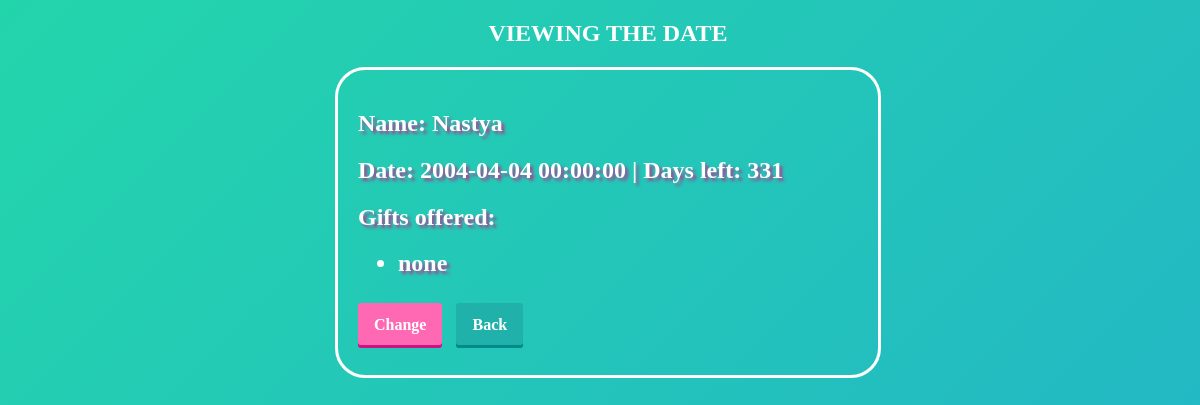
The app's page /birthday/8, older data.
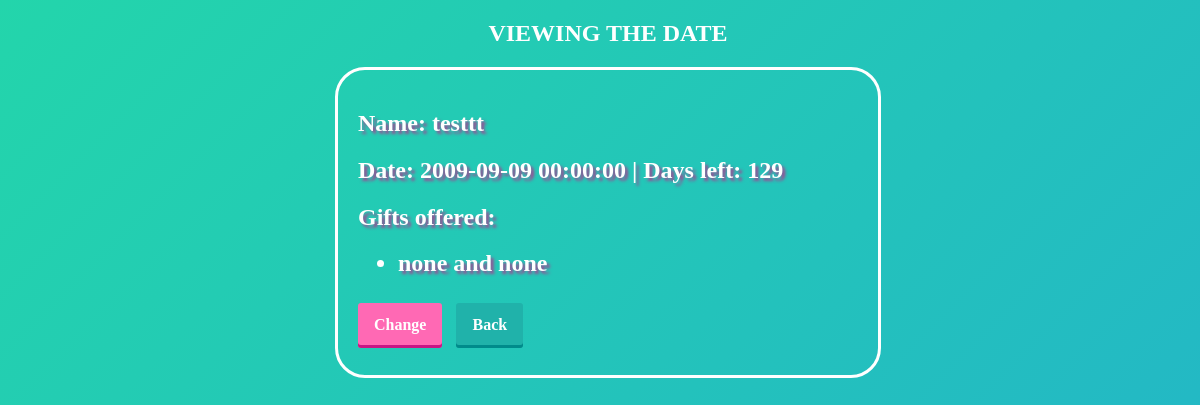
The same page, newer data.
### app/data/birthdays.py (models this page shows, shortened)
class Birthday(SqlAlchemyBase):
    __tablename__ = 'birthdays'
    id = sqlalchemy.Column(sqlalchemy.Integer,
                           primary_key=True, autoincrement=True)
    name = sqlalchemy.Column(sqlalchemy.String, nullable=True)
    date = sqlalchemy.Column(sqlalchemy.DateTime, nullable=True)
    gifts = sqlalchemy.Column(sqlalchemy.String, nullable=True)
    user_id = sqlalchemy.Column(sqlalchemy.Integer, nullable=True)

### funcs.py (the view)
@blueprint.route('/birthday/<int:id>', methods=['GET', 'POST'])
def birthday(id):
    session = db_session.create_session()
    bd = session.query(Birthday).filter(Birthday.id == id).first()
    spisok = bd.gifts.split(', ')
    date = dt.date(dt.datetime.today().year, int(str(bd.date).split()[0].split('-')[1]),
                   int(str(bd.date).split()[0].split('-')[2]))
    now = dt.date.today()
    left = (date - now).days
    if left < 0:
        left = 360 + left
    user = session.query(User).filter(User.birthdays.like(f'%{id}%')).first()
    return render_template('watch.html', name=bd.name, date=bd.date, left=left, spisok=spisok,
                           link=f'/birthday/edit/{id}', link2=f'/main/{user.id}')

### app/data/db_session.py (called while the page is built)
def create_session() -> Session:
    global __factory
    return __factory()

### templates/watch.html (shortened to what this page needs)
<!DOCTYPE html>
<html lang="en">
<head>
     <link rel="stylesheet" type="text/css" href="/static/css/style.css"/>
    </head>
<body>
    <aside>
        <h1>VIEWING THE DATE</h1></aside>
        <form3 action="" method="post">
        <h2>Name: {{ name }}</h2>
        <h2>Date: {{ date }} | Days left: {{ left }}</h2>
        <h2>Gifts offered:</h2>
        <ul>
            {% for user in spisok %}
                <h2><li>{{ user }}</li></h2>
            {% endfor %}
        </ul>
        <br><a class="button1" href={{link}}><span>Change</span></a>
        <a class="button2" href={{link2}}><span>Back</span></a><br><h4></h4>
        </form3>
</body>
</html>

### static/css/style.css (style rules this page uses)
html, body { width: 100%; height:100%; }
body { background: linear-gradient(-45deg, #ee7752, #e73c7e, #23a6d5, #23d5ab); background-size: 400% 400%; animation: gradient 15s ease infinite; box-sizing: border-box; }
aside { text-align: center; color: white; }
a.button1 { font-weight: 700; text-align: center; color: white; text-decoration: none; padding: .8em 1em calc(.8em + 3px); border-radius: 3px; margin-right: 10px; background: rgb(255, 105, 180); box-shadow: 0 -3px rgb(199, 21, 133) inset; transition: 0.2s; }
a.button2 { font-weight: 700; color: white; text-decoration: none; padding: .8em 1em calc(.8em + 3px); border-radius: 3px; margin-right: 10px; background: rgb(32, 178, 170); box-shadow: 0 -3px rgb(0, 139, 139) inset; transition: 0.2s; }
form3 { display: block; width: 500px; margin-right: auto; margin-left: auto; border: 3px solid white; border-radius: 30px; padding-left: 20px; padding-right: 20px; padding-top: 20px; padding-bottom: 20px; }
div, h2 { color: white; text-shadow: 3px 3px 3px #9a4c94; }

Row changes from the older to the newer data that the page shows:
changed Birthday: name "Nastya" → "testtt"; date "2004-04-04 00:00:00" → "2009-09-09 00:00:00"; gifts "none" → "none and none"
Text that changed along with them:
{{ left }}: "331" → "129"
